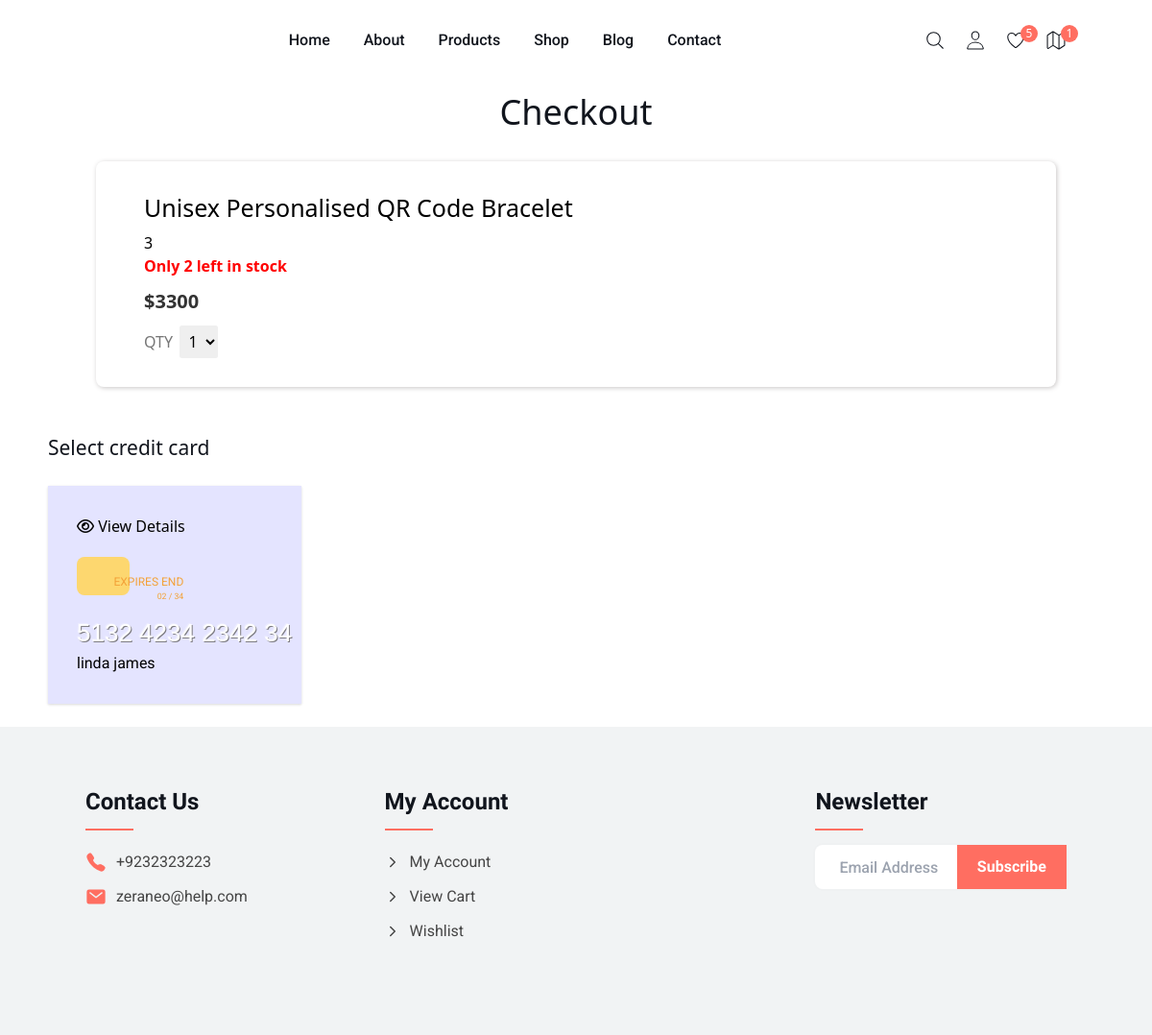
Before: /shop/list_cards/3 (signed in) with the older database file.
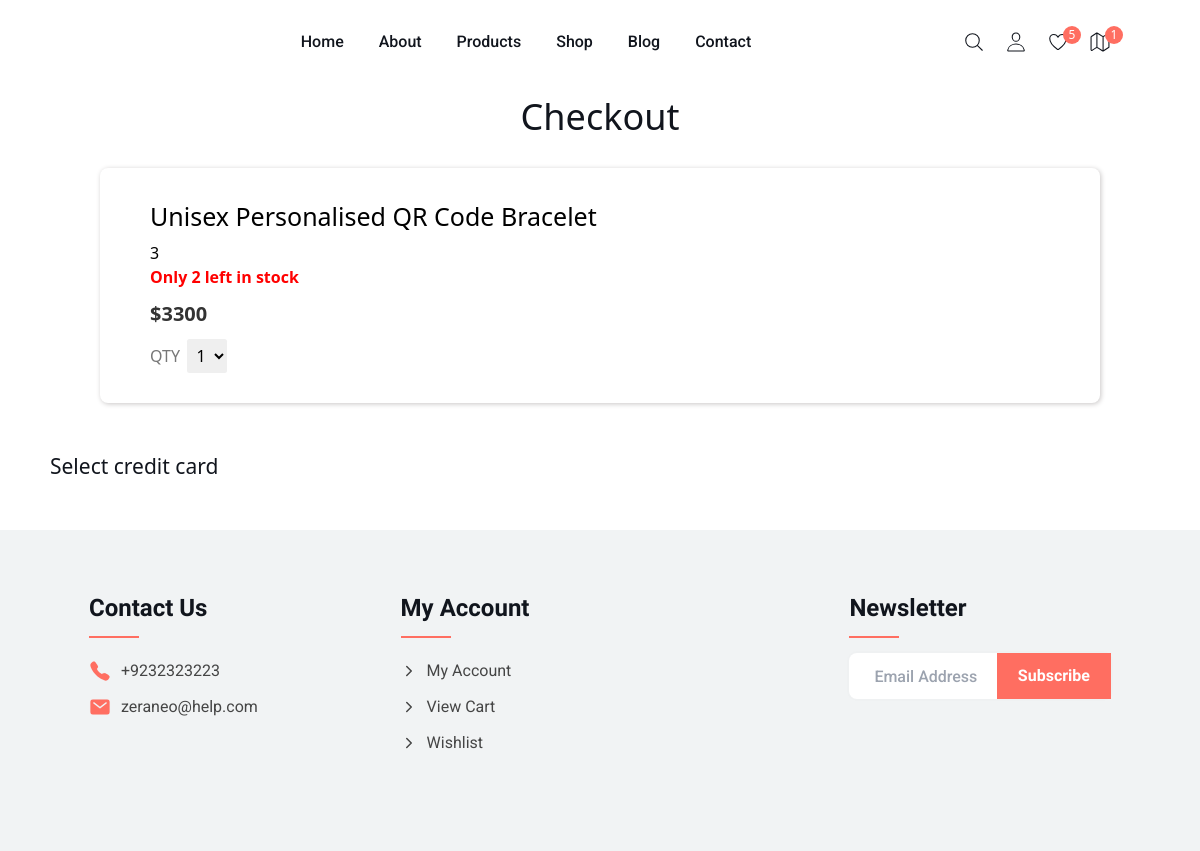
After: the same page with the newer database file.
### shop/models.py (models this page shows, shortened)
class Product(models.Model):
    name = models.CharField(max_length=100)
    photo = models.ImageField(upload_to="products")
    price = models.IntegerField()
    details = models.TextField()
    rating = models.CharField(max_length=10)
    count = models.IntegerField(default=452)
    category = models.ForeignKey(Category, on_delete=models.CASCADE)
    date = models.DateTimeField(auto_now_add=True)

class CreditCard(models.Model):
    card_number = models.CharField(max_length=16)
    cardholder_name = models.CharField(max_length=100)
    expiry_date = models.CharField(max_length=7)
    security_number = models.CharField(max_length=3)
    user_id = models.IntegerField()
    encryption_key = models.CharField(max_length=30, default="")

### shop/views.py (the view)
# urls.py: path("list_cards/<product_id>", views.list_cards, name="list_cards"),
def list_cards(request, product_id):
    audit.log(f"Listing the credit card for user {request.user.id}")
    product = Product.objects.filter(id=product_id)[0]
    qrcode = Qrcode_info.objects.filter(id=product_id)[0]
    user_cards = CreditCard.objects.filter(user_id=request.user.id)
    return render(
        request,
        "payment/card_list.html",
        {"cards": user_cards, "product": product},
    )

### templates/payment/card_list.html (shortened to what this page needs)
{% extends 'layout.html' %} {% load static %} {% block content %}
<link rel="stylesheet" type="text/css" href="{% static 'css/style.css' %}" />
<section class="content">
   <h1 class="h2 text-center">Checkout</h1><br>
   <div class="details">
      <div class="details-item ">
         <div class="details-info ">
            <h3 class="product-name">{{ product.name }} </h3>
            {{ product.details }}
            <h4 class="stock-status">Only 2 left in stock</h4>
            <div class="price-section">
               <h4 class="product-price">${{ product.price }}</h4>
             </div>
            <div class="quantity-section">
               <label class="uppercase text-gray" for="quantity">QTY</label>
               <select class="ml-3 border-white p-2 rounded-tight" id="quantity">
                  <option>1</option>
               </select>
            </div>
         </div>
      </div>
   </div>
   <div class="payment">
      <div class="ml-20 mr-20 ">
      <div class="h3">Select credit card</div> <br>
         <div class=" grid lg:grid-cols-4 gap-6 credit-card-wrap">
            {% for  card in cards %}
            <a href="{% url 'password' %}"><div class="credit-card-inner shadow">
               <button class=""><i class="fa-regular fa-eye"></i> View Details</button>
               <div class="mk-icon-sim"></div>
               <div class="credit-font credit-card-number" >{{card.card_number}}</div>
               <br>
               <footer class="footer">
                  <div class="clearfix">
                     <div class="pull-left">
                        <div class="credit-card-date"><span class="title">Expires End<span class="text-sm">{{card.expiry_date}}</span> </span></div>
                       <br> <br>
                        <div class=" credit-author">{{card.cardholder_name}}</div>
                     </div>
                  </div>
               </footer>
            </div></a>
            {% endfor %}
         </div>
      </div>
      </div>
</section>
{% endblock %}

### templates/layout.html (shortened to what this page needs)
<!DOCTYPE html>
<html lang="en">
   <head>
      {% load static %}
      <link rel="stylesheet" type="text/css" href="{% static 'css/layout.css' %}" />
      <link rel="stylesheet" href="https://cdnjs.cloudflare.com/ajax/libs/tailwindcss/2.2.19/tailwind.min.css" />
   </head>
   <body id="top">
      <header class="header" data-header>
         <div class="container">
               <ul class="navbar-list">
                  <li class="navbar-item">
                     <a href="#" class="navbar-link">Home</a>
                  </li>
                  <li class="navbar-item">
                     <a href="#" class="navbar-link">About</a>
                  </li>
                  <li class="navbar-item">
                     <a href="#" class="navbar-link">Products</a>
                  </li>
                  <li class="navbar-item">
                     <a href="#" class="navbar-link">Shop</a>
                  </li>
                  <li class="navbar-item">
                     <a href="#" class="navbar-link">Blog</a>
                  </li>
                  <li class="navbar-item">
                     <a href="#" class="navbar-link">Contact</a>
                  </li>
               </ul>
               <ul class="nav-action-list">
                  <li>
                     <button class="nav-action-btn">
                        <ion-icon name="search-outline" aria-hidden="true"></ion-icon>
                     </button>
                  </li>
                  <li>
                     <a href="#" class="nav-action-btn">
                        <ion-icon name="person-outline" aria-hidden="true"></ion-icon>
                     </a>
                  </li>
                  <li>
                     <button class="nav-action-btn">
                        <ion-icon name="heart-outline" aria-hidden="true"></ion-icon>
                        <data class="nav-action-badge" value="5" aria-hidden="true">5</data>
                     </button>
                  </li>
                  <li>
                     <a href="{% url 'view_map' %}">
                        <button class="nav-action-btn">
                           <ion-icon name="map-outline"></ion-icon>
                           <data class="nav-action-badge" value="4" aria-hidden="true">1</data>
                        </button></a
                     >
                  </li>
               </ul>
         </div>
      </header>
      {% block content %} {% endblock %}
      <footer class="footer">
         <div class="footer-top section">
            <div class="container">
               <div class="footer-link-box">
                  <ul class="footer-list">
                     <li>
                        <p class="footer-list-title">Contact Us</p>
                     </li>
                     <li>
                        <a href="tel:+9232323223" class="footer-link">
                           <ion-icon name="call"></ion-icon>
                           <span class="footer-link-text">+9232323223</span>
                        </a>
                     </li>
                     <li>
                        <a class="footer-link">
                           <ion-icon name="mail"></ion-icon>
                           <span class="footer-link-text">zeraneo@help.com</span>
                        </a>
                     </li>
                  </ul>
                  <ul class="footer-list">
                     <li>
                        <p class="footer-list-title">My Account</p>
                     </li>
                     <li>
                        <a href="#" class="footer-link">
                           <ion-icon name="chevron-forward-outline"></ion-icon>
                           <span class="footer-link-text">My Account</span>
                        </a>
                     </li>
                     <li>
                        <a href="#" class="footer-link">
                           <ion-icon name="chevron-forward-outline"></ion-icon>
                           <span class="footer-link-text">View Cart</span>
                        </a>
                     </li>
                     <li>
                        <a href="#" class="footer-link">
                           <ion-icon name="chevron-forward-outline"></ion-icon>
                           <span class="footer-link-text">Wishlist</span>
                        </a>
                     </li>
                  </ul>
                  <div class="footer-list"></div>
                  <div class="footer-list">
                     <p class="footer-list-title">Newsletter</p>
                     <form action="" class="newsletter-form">
                        <input type="email" name="email" required placeholder="Email Address" class="newsletter-input" />
                        <button type="submit" class="btn btn-primary">Subscribe</button>
                     </form>
                  </div>
               </div>
            </div>
         </div>
      </footer>
   </body>
</html>

Changed rows visible on the page:
removed CreditCard: card_number "5132 4234 2342 34", expiry_date "02 / 34", cardholder_name "linda james"
